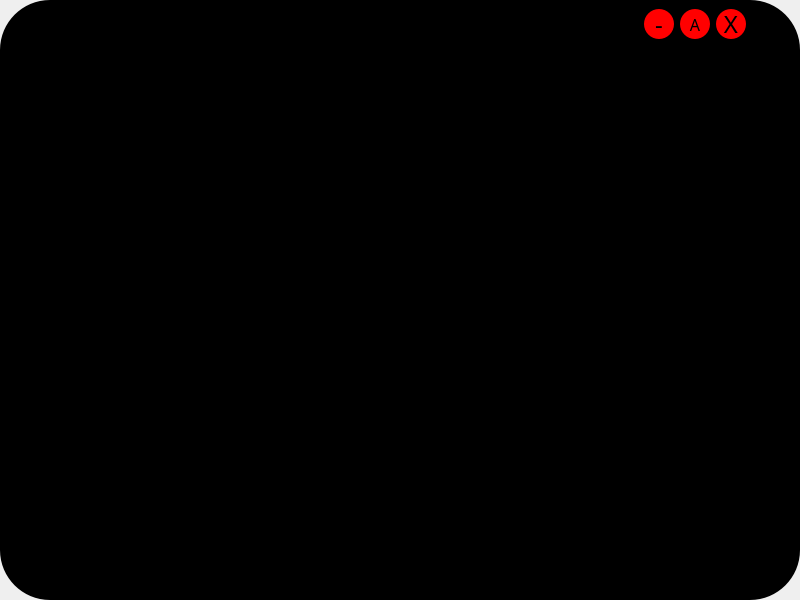
<?xml version="1.0" encoding="UTF-8"?>
<ui version="4.0">
 <class>calling</class>
 <widget class="QMainWindow" name="calling">
  <property name="geometry">
   <rect>
    <x>0</x>
    <y>0</y>
    <width>800</width>
    <height>600</height>
   </rect>
  </property>
  <property name="windowTitle">
   <string>MainWindow</string>
  </property>
  <property name="styleSheet">
   <string notr="true">border-width:2px;
border-radius:50px;
max-width:2000px;
max-height:2000px;
min-width:100px;
min-height:100px;</string>
  </property>
  <widget class="QWidget" name="centralwidget">
   <property name="styleSheet">
    <string notr="true">background-color : black;</string>
   </property>
   <layout class="QGridLayout" name="gridLayout">
    <item row="0" column="0" colspan="3">
     <layout class="QHBoxLayout" name="horizontalLayout">
      <property name="spacing">
       <number>6</number>
      </property>
      <property name="leftMargin">
       <number>500</number>
      </property>
      <item>
       <spacer name="horizontalSpacer_6">
        <property name="orientation">
         <enum>Qt::Horizontal</enum>
        </property>
        <property name="sizeHint" stdset="0">
         <size>
          <width>40</width>
          <height>20</height>
         </size>
        </property>
       </spacer>
      </item>
      <item>
       <spacer name="horizontalSpacer_5">
        <property name="orientation">
         <enum>Qt::Horizontal</enum>
        </property>
        <property name="sizeHint" stdset="0">
         <size>
          <width>40</width>
          <height>20</height>
         </size>
        </property>
       </spacer>
      </item>
      <item>
       <spacer name="horizontalSpacer_3">
        <property name="orientation">
         <enum>Qt::Horizontal</enum>
        </property>
        <property name="sizeHint" stdset="0">
         <size>
          <width>40</width>
          <height>20</height>
         </size>
        </property>
       </spacer>
      </item>
      <item>
       <widget class="QPushButton" name="hideButton">
        <property name="font">
         <font>
          <family>BatmanForeverAlternate</family>
          <pointsize>18</pointsize>
         </font>
        </property>
        <property name="styleSheet">
         <string notr="true">border-radius:15px;
background-color: red;
max-width:30px;
max-height:30px;
min-width:30px;
min-height:30px;</string>
        </property>
        <property name="text">
         <string>-</string>
        </property>
       </widget>
      </item>
      <item>
       <widget class="QPushButton" name="raiseButton">
        <property name="font">
         <font>
          <family>Square Things</family>
          <pointsize>12</pointsize>
         </font>
        </property>
        <property name="styleSheet">
         <string notr="true">border-radius:15px;
background-color: red;
max-width:30px;
max-height:30px;
min-width:30px;
min-height:30px;</string>
        </property>
        <property name="text">
         <string>A</string>
        </property>
       </widget>
      </item>
      <item>
       <widget class="QPushButton" name="quitButton">
        <property name="font">
         <font>
          <family>BatmanForeverAlternate</family>
          <pointsize>18</pointsize>
         </font>
        </property>
        <property name="styleSheet">
         <string notr="true">border-radius:15px;
background-color: red;
max-width:30px;
max-height:30px;
min-width:30px;
min-height:30px;</string>
        </property>
        <property name="text">
         <string>X</string>
        </property>
       </widget>
      </item>
      <item>
       <spacer name="horizontalSpacer_4">
        <property name="orientation">
         <enum>Qt::Horizontal</enum>
        </property>
        <property name="sizeHint" stdset="0">
         <size>
          <width>40</width>
          <height>20</height>
         </size>
        </property>
       </spacer>
      </item>
     </layout>
    </item>
    <item row="2" column="1">
     <widget class="QLabel" name="name">
      <property name="font">
       <font>
        <family>BatmanForeverAlternate</family>
        <pointsize>16</pointsize>
       </font>
      </property>
      <property name="styleSheet">
       <string notr="true">color: white;</string>
      </property>
      <property name="text">
       <string/>
      </property>
     </widget>
    </item>
    <item row="1" column="1">
     <spacer name="verticalSpacer_2">
      <property name="orientation">
       <enum>Qt::Vertical</enum>
      </property>
      <property name="sizeHint" stdset="0">
       <size>
        <width>20</width>
        <height>40</height>
       </size>
      </property>
     </spacer>
    </item>
    <item row="3" column="1">
     <spacer name="verticalSpacer">
      <property name="orientation">
       <enum>Qt::Vertical</enum>
      </property>
      <property name="sizeHint" stdset="0">
       <size>
        <width>20</width>
        <height>40</height>
       </size>
      </property>
     </spacer>
    </item>
    <item row="2" column="0">
     <spacer name="horizontalSpacer_2">
      <property name="orientation">
       <enum>Qt::Horizontal</enum>
      </property>
      <property name="sizeHint" stdset="0">
       <size>
        <width>40</width>
        <height>20</height>
       </size>
      </property>
     </spacer>
    </item>
    <item row="2" column="2">
     <spacer name="horizontalSpacer">
      <property name="orientation">
       <enum>Qt::Horizontal</enum>
      </property>
      <property name="sizeHint" stdset="0">
       <size>
        <width>40</width>
        <height>20</height>
       </size>
      </property>
     </spacer>
    </item>
    <item row="4" column="0" colspan="3">
     <layout class="QHBoxLayout" name="horizontalLayout_2">
      <item>
       <spacer name="horizontalSpacer_7">
        <property name="orientation">
         <enum>Qt::Horizontal</enum>
        </property>
        <property name="sizeHint" stdset="0">
         <size>
          <width>40</width>
          <height>20</height>
         </size>
        </property>
       </spacer>
      </item>
      <item>
       <widget class="QPushButton" name="hangupButton">
        <property name="text">
         <string/>
        </property>
       </widget>
      </item>
      <item>
       <spacer name="horizontalSpacer_8">
        <property name="orientation">
         <enum>Qt::Horizontal</enum>
        </property>
        <property name="sizeHint" stdset="0">
         <size>
          <width>40</width>
          <height>20</height>
         </size>
        </property>
       </spacer>
      </item>
     </layout>
    </item>
   </layout>
  </widget>
 </widget>
 <resources/>
 <connections>
  <connection>
   <sender>hideButton</sender>
   <signal>clicked()</signal>
   <receiver>calling</receiver>
   <slot>showMinimized()</slot>
   <hints>
    <hint type="sourcelabel">
     <x>658</x>
     <y>59</y>
    </hint>
    <hint type="destinationlabel">
     <x>399</x>
     <y>299</y>
    </hint>
   </hints>
  </connection>
 </connections>
</ui>
